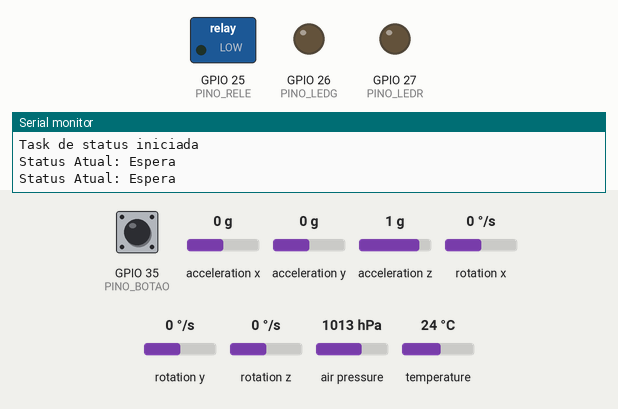
Recording of a sketch running on a simulated ESP32. On the bench: switched loads named in the sketch (green lamp = pin HIGH), output pins drawn as LEDs (lit = HIGH), the last lines printed to the serial monitor. Dashed ring = blinking. The test bench sets the inputs (shaded band); at power-on: GPIO 35 (PINO_BOTAO) LOW, acceleration x 0 g, acceleration y 0 g, acceleration z 1 g, rotation x 0 °/s, rotation y 0 °/s, rotation z 0 °/s, air pressure 1013 hPa, temperature 24 °C. Storage starts empty.

Above: at 0.6 s.
At 1.2 s:
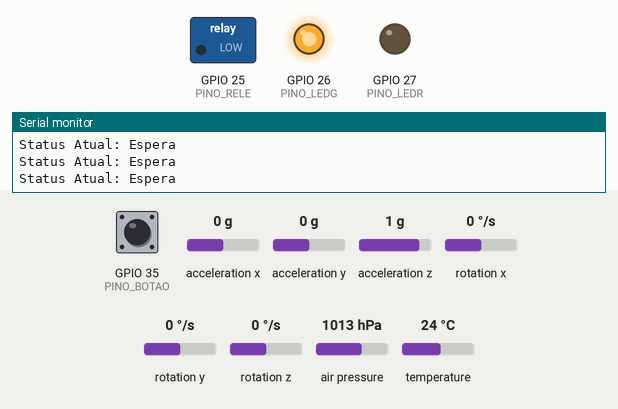
1.3 s: GPIO 35 (PINO_BOTAO) pulled HIGH for 0.15 s
At 1.9 s:
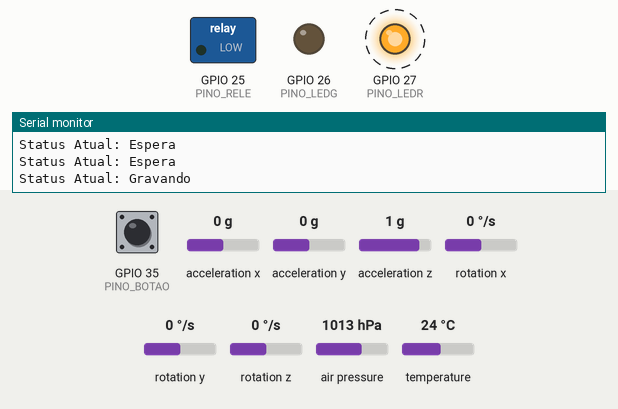
Timing chart, 0 to 10.4 s (numbered marks = the images above; inputs shaded):
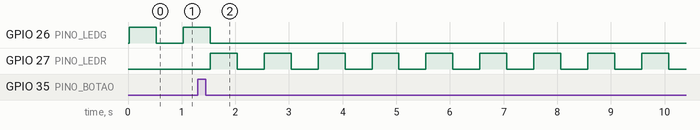

Measured:
- after the input at 1.3 s, GPIO 26 (PINO_LEDG): goes on until 1.5 s, then stays LOW; GPIO 27 (PINO_LEDR): alternates HIGH for 0.51 s and LOW for 0.50 s, starting after 0.23 s

The sketch:

altimetro_RTOS.ino
```cpp
/*   Altímetro Supernova
 *
 *   Implementação do altímetro em RTOS. As conexões do ESP32 seguem
 *   na póxima seção comentada.
 *
 *   Conexões de dispositivos:
 *   BMP180:
 *   -SDA   GPIO21
 *   -SCL   GPIO22
 *
 *   MPU6050:
 *   -
 *   -
 *   -
 *
 *   SD:
 *   -MOSI  GPIO23
 *   -MISO  GPIO19
 *   -SCK   GPIO18
 *   -CS    GPIO05
 *


*/
//Configurações do altímetro

#define THRESHOLD_ALTURA 10

//Definições de portas

#define PINO_RELE 25
#define PINO_LEDR 27
#define PINO_LEDG 26
#define PINO_BUZZER 34
#define PINO_BOTAO 35

//Incluindo as bibliotecas referentes ao BMP180, SD e IMU respectivamente
#include <Adafruit_BMP085.h>
#include <Wire.h>
#include <MPU6050.h>


#include "FS.h"
#include "SD.h"
#include "SPI.h"

//Definição de variáveis referentes ao RTOS
SemaphoreHandle_t semaforoBotao         = xSemaphoreCreateMutex();
SemaphoreHandle_t semaforoInicializa    = xSemaphoreCreateMutex();
SemaphoreHandle_t semaforoDadosProntos  = xSemaphoreCreateMutex();
SemaphoreHandle_t semaforoDadosInicia   = xSemaphoreCreateMutex();

TaskHandle_t handleInicializa, handleBotao;


struct structErro
{
  char bmp;
  char mpu;
  char sd;
} erroInicializacao;

struct structDados
{
  float temperatura;
  float altura;

  float aceleracaoX;
  float aceleracaoY;
  float aceleracaoZ;

  float rotacaoX;
  float rotacaoY;
  float rotacaoZ;

} dadosLidos;

//Definição de variáveis referente ao módulos
Adafruit_BMP085 bmp;
MPU6050 mpu;
uint8_t cardType;

char statusAtual = 'e';


void setup() {

  //Iniciando Comunicação e Protocolos
  Serial.begin(115200);
  Wire.begin();

  pinMode(PINO_BOTAO, INPUT);
  pinMode(PINO_LEDG,  OUTPUT);
  pinMode(PINO_LEDR,  OUTPUT);
  pinMode(PINO_RELE,  OUTPUT);

    Serial.println("Inciando Tasks");

  //Iniciando as funções do RTOS

  xTaskCreate(
                    taskInicializa,          /* Task function. */
                    "TaskInicializa",        /* String with name of task. */
                    10000,            /* Stack size in bytes. */
                    NULL,             /* Parameter passed as input of the task */
                    10,                /* Priority of the task. */
                    &handleInicializa);            /* Task handle. */

  xTaskCreate(
                    taskLeitura,          /* Task function. */
                    "taskLeitura",        /* String with name of task. */
                    10000,            /* Stack size in bytes. */
                    NULL,             /* Parameter passed as input of the task */
                    1,                /* Priority of the task. */
                    NULL);            /* Task handle. */


  xTaskCreate(
                    taskEscrita,          /* Task function. */
                    "taskEscrita",        /* String with name of task. */
                    10000,            /* Stack size in bytes. */
                    NULL,             /* Parameter passed as input of the task */
                    1,                /* Priority of the task. */
                    NULL);            /* Task handle. */

  xTaskCreate(
                    taskBotao,          /* Task function. */
                    "taskBotao",        /* String with name of task. */
                    10000,            /* Stack size in bytes. */
                    NULL,             /* Parameter passed as input of the task */
                    5,                /* Priority of the task. */
                    &handleBotao);            /* Task handle. */


  xTaskCreate(
                    taskRecuperacao,          /* Task function. */
                    "taskRecuperacao",        /* String with name of task. */
                    10000,            /* Stack size in bytes. */
                    NULL,             /* Parameter passed as input of the task */
                    1,                /* Priority of the task. */
                    NULL);            /* Task handle. */


  xTaskCreate(
                    taskStatus,          /* Task function. */
                    "taskStatus",        /* String with name of task. */
                    10000,            /* Stack size in bytes. */
                    NULL,             /* Parameter passed as input of the task */
                    1,                /* Priority of the task. */
                    NULL);            /* Task handle. */


}

void loop() {
  delay(1000);
}

void taskInicializa( void *parameters){

char erroSD  = 0;
char erroBMP = 0;
char erroMPU = 0;


xSemaphoreTake( semaforoInicializa, 0 );

Serial.println("Task de inicialização iniciada");


  while(1){

    if(!SD.begin()){
//        Serial.println("Falhou ao montar o cartão");
//        delay(500);
        erroSD = 1;
      }
    cardType = SD.cardType();
    if(cardType == CARD_NONE){
        Serial.println("No SD card attached");
        //return;
    }

    //Serial.println("Inicializando o BMP");
    if(!bmp.begin()) {
//        Serial.println("Falha na inicialização do BMP180. Verifique as conexões");
//        delay(500);
        erroBMP = 1;
      }


    if(!mpu.begin(MPU6050_SCALE_2000DPS, MPU6050_RANGE_2G))
  {
//    Serial.println("Could not find a valid MPU6050 sensor, check wiring!");
//    delay(500);
    erroMPU=1;
  }


      xSemaphoreTake(semaforoDadosInicia,portMAX_DELAY);

      erroInicializacao.bmp = erroBMP;
      erroInicializacao.mpu = erroMPU;
      erroInicializacao.sd  = erroSD;

      xSemaphoreGive(semaforoDadosInicia);


    if(!erroSD && !erroBMP && !erroMPU){

      xSemaphoreGive( semaforoInicializa );

      Serial.println("Sem erros, terminando a task de inicialização!");

      vTaskDelete( handleInicializa );

      statusAtual = 'e';
    }
  }
}

void taskLeitura( void *parameters){

  while(1){

    xSemaphoreTake(semaforoInicializa,portMAX_DELAY);

    xSemaphoreTake(semaforoDadosProntos,portMAX_DELAY);

    dadosLidos.altura       = bmp.readAltitude(101500);
    dadosLidos.temperatura  = bmp.readTemperature();

    Vector normAccel = mpu.readNormalizeAccel();
    Vector normGyro = mpu.readNormalizeGyro();

    dadosLidos.aceleracaoX  = normAccel.XAxis;
    dadosLidos.aceleracaoY  = normAccel.YAxis;
    dadosLidos.aceleracaoZ  = normAccel.ZAxis;

    dadosLidos.rotacaoX     = normGyro.XAxis;
    dadosLidos.rotacaoY     = normGyro.YAxis;
    dadosLidos.rotacaoZ     = normGyro.ZAxis;

    xSemaphoreGive(semaforoDadosProntos);

    xSemaphoreGive(semaforoInicializa);


  }
}

void taskEscrita( void *parameters){

  String message = "Testinho\n";
  File file = SD.open("/valor.txt", FILE_APPEND);

  while(1){


    xSemaphoreTake(semaforoInicializa,portMAX_DELAY);

    xSemaphoreTake(semaforoDadosProntos,portMAX_DELAY);

    xSemaphoreTake(semaforoBotao,portMAX_DELAY);
    File file = SD.open("/valor.txt", FILE_APPEND);

    statusAtual = 'g';

    char message[15];
    sprintf(message, "%d,",millis());
    file.print(message);
    sprintf(message, "%f,",dadosLidos.altura);
    file.print(message);
    sprintf(message, "%f,",dadosLidos.temperatura);
    file.print(message);
    sprintf(message, "%f,",dadosLidos.aceleracaoX);
    file.print(message);
    sprintf(message, "%f,",dadosLidos.aceleracaoY);
    file.print(message);
    sprintf(message, "%f,",dadosLidos.aceleracaoZ);
    file.print(message);
    sprintf(message, "%f,",dadosLidos.rotacaoX);
    file.print(message);
    sprintf(message, "%f,",dadosLidos.rotacaoY);
    file.print(message);
    sprintf(message, "%f,",dadosLidos.rotacaoZ);
    file.println(message);

    file.close();
    xSemaphoreGive(semaforoBotao);

    xSemaphoreGive(semaforoDadosProntos);

    xSemaphoreGive(semaforoInicializa);

    vTaskDelay( 50 /portTICK_PERIOD_MS);

  }
}

void taskBotao( void *parameters){

  xSemaphoreTake(semaforoBotao, portMAX_DELAY);

  while(1){

    if(digitalRead(PINO_BOTAO)){
    xSemaphoreGive(semaforoBotao);
    statusAtual = 'g';

    vTaskDelete( handleBotao);
    }


  }
}

void taskRecuperacao( void *parameters){

  int alturaMaxima = 0;
  int alturaAtual = 0;

  while(1){


    xSemaphoreTake(semaforoInicializa,portMAX_DELAY);

    xSemaphoreTake(semaforoDadosProntos,portMAX_DELAY);

    alturaAtual = dadosLidos.altura;

    xSemaphoreGive(semaforoDadosProntos);

    xSemaphoreGive(semaforoInicializa);

    if(statusAtual == 'g'){
    if(alturaAtual > alturaMaxima)
    alturaMaxima = alturaAtual;

    if(alturaAtual <= alturaMaxima - THRESHOLD_ALTURA)
    abreParaquedas();
    }


  }
}

void taskStatus( void *parameters){

  char erroSD  = 0;
  char erroBMP = 0;
  char erroMPU = 0;


  Serial.println("Task de status iniciada");

  while(1){

      //Serial.println("Tentando ler o erro na task de status");

      xSemaphoreTake(semaforoDadosInicia,portMAX_DELAY);
      //Serial.println("Consegui ler, semáforo adquirido");

      erroBMP = erroInicializacao.bmp;
      erroMPU = erroInicializacao.mpu;
      erroSD  = erroInicializacao.sd;

      xSemaphoreGive(semaforoDadosInicia);


    if(erroBMP){
      Serial.println("Erro no BMP!");

    }

    if(erroMPU){
      Serial.println("Erro no MPU!");
    }

    if(erroSD){
      Serial.println("Erro no SD!");
    }

    if(!erroSD && !erroBMP && !erroMPU){

    if(statusAtual == 'e'){

      digitalWrite(PINO_LEDG, !digitalRead(PINO_LEDG));
      Serial.println("Status Atual: Espera");
      digitalWrite(PINO_LEDR, LOW);

    }

    if(statusAtual == 'g'){

      digitalWrite(PINO_LEDR, !digitalRead(PINO_LEDR));
      Serial.println("Status Atual: Gravando");
      digitalWrite(PINO_LEDG, LOW);

    }
    }
    else{
      digitalWrite(PINO_LEDG, !digitalRead(PINO_LEDR));
      digitalWrite(PINO_LEDR, !digitalRead(PINO_LEDG));
    }

    vTaskDelay(500 / portTICK_PERIOD_MS);


  }
}

void abreParaquedas(){

  digitalWrite(PINO_RELE, HIGH);
}
```
